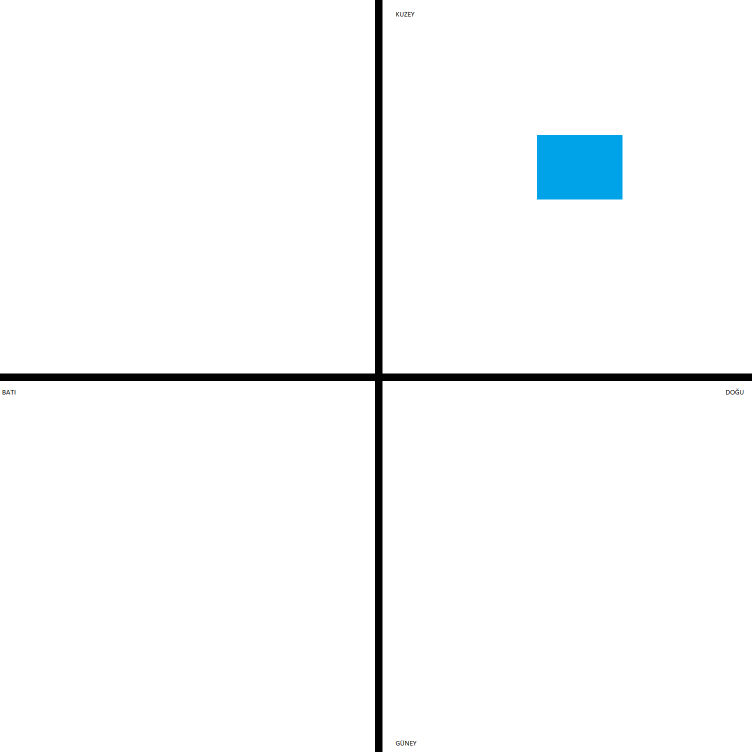
#> input picture CAS/cas3/location.png, 1503 x 1503 px, found by its file name (shown at 1/2 size)
$ python location.py
#> lines starting #> are read from the running program, lines starting #| are printed output that depends on the picture; after the words box and inside, x2 and y2 are one past the last pixel; in counts of white or black regions, pixels touching at a corner belong together
import cv2
import numpy as np
import matplotlib.pyplot as plt


img = cv2.imread("CAS/cas3/location.png")
#> img is the input picture: shape (1503, 1503, 3); mean B, G, R 249.7, 249, 247.4
#IMREAD_COLOR -> 1(COLOR),0(GREY),-1(UNCHANGED)
img = cv2.resize(img,(0,0),fx=0.5,fy=0.5)
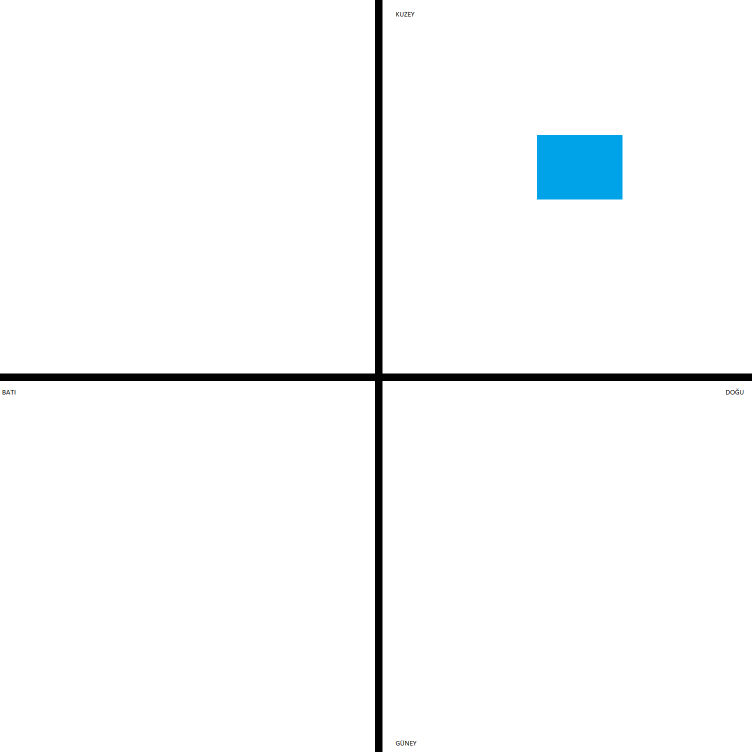
#> img: shape (752, 752, 3); mean B, G, R 249.7, 249, 247.4

gray = cv2.cvtColor(img, cv2.COLOR_BGR2GRAY)

ret1,thresholded = cv2.threshold(gray,250,255,cv2.THRESH_BINARY)
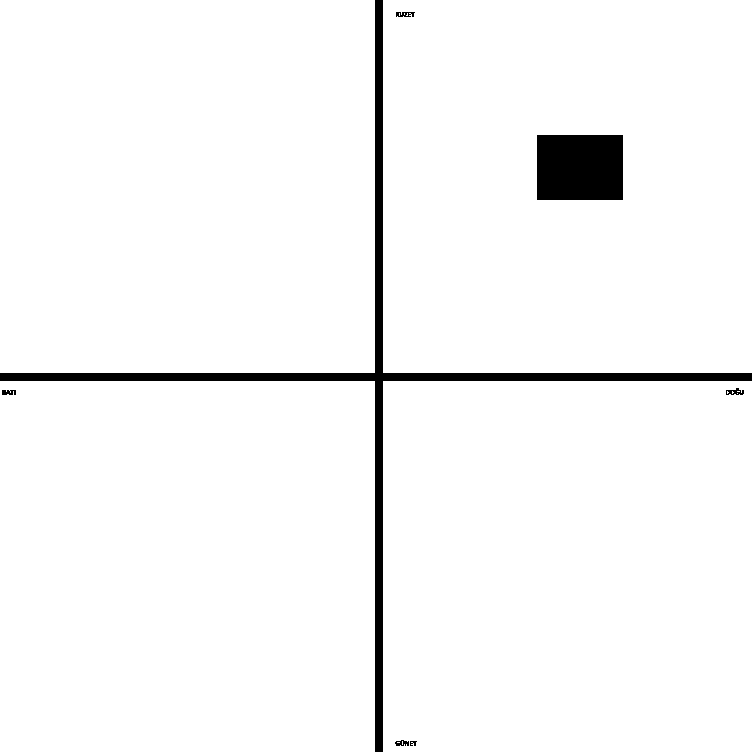
#> thresholded: shape (752, 752); 96.8% white; 7 black regions, largest, box (x1, y1, x2, y2) and area: (0, 0, 752, 752) 11968, (537, 135, 623, 200) 5590, (726, 388, 744, 395) 75


edged = cv2.Canny(thresholded,50,200)
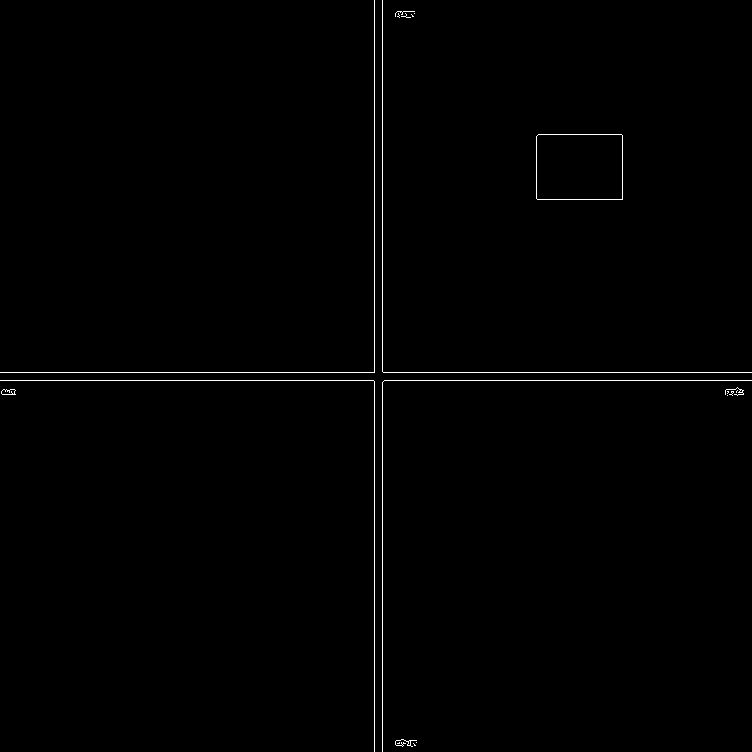
#> edged: shape (752, 752); 0.62% white in thin lines or dots
contours,hierarchy = cv2.findContours(edged,cv2.RETR_TREE,cv2.CHAIN_APPROX_SIMPLE)#Syntax: cv2.findContours(src, contour_retrieval, contours_approximation)
#> contours = 26 contours, 22 with area under 20; largest, box (x1, y1, x2, y2) and area: (536, 134, 623, 200) 5587, (536, 134, 623, 200) 5586, (1, 389, 16, 395) 60, (1, 389, 16, 395) 57
"""
src: input image n-dimensional (but for in our example we are going to use 2 dimensional image which is
mostly preferred.)
contour_retrieval:
cv.RETR_EXTERNAL:retrieves only the extreme outer contours
cv.RETR_LIST:retrieves all of the contours without establishing any hierarchical relationships.
cv.RETR_TREE:retrieves all of the contours and reconstructs a full hierarchy of nested contours.
contours_approximation:
cv.CHAIN_APPROX_NONE: It will store all the boundary points.
cv.CHAIN_APPROX_SIMPLE: It will store number of end points(eg.In case of rectangle it will store 4)
Return value: list of contour points
"""
print("number of counters" ,len(contours))
#| number of counters 26


i = 0
# list for storing names of shapes
for contour in contours:

    # here we are ignoring first counter because
    # findcontour function detects whole image as shape
    if i == 0:
        i = 1
        continue

      # cv2.approxPloyDP() function to approximate the shape
    approx = cv2.approxPolyDP(
        contour, 0.01 * cv2.arcLength(contour, True), True)

    cv2.drawContours(img,[contour],-1,(0,0,255),5)#-1 all of them

  # finding center point of shape
    M = cv2.moments(contour)#momentum
    if M['m00'] != 0.0:#m00 ağırlığı temsil eder
        x = int(M['m10']/M['m00'])#x koordinatlarının momenti/alan = x koordianatlarının ağırlığı
        y = int(M['m01']/M['m00'])

    if len(approx) == 4:
        cv2.putText(img, 'Quadrilateral', (x, y),
                    cv2.FONT_HERSHEY_SIMPLEX, 0.6, (255, 255, 255), 2)
#> this loop made 26 passes
#> (approx, x, y) on passes 3, 5, 9, 18, 19, 20, 26: ([[399, 742], [398, 743], [397, 743], [399, 743]], 398, 742), ([[401, 745], [402, 744], [403, 745], [402, 746]], 402, 745), ([[731, 392], [732, 391], [733, 392], [732, 393]], 732, 392), ([[536, 136], [537, 199], [622, 199], [621, 134]], 579, 166), ([[536, 136], [621, 134], [622, 198], [537, 199]], 579, 166), ([[411, 14], [412, 15], [412, 16], [413, 16]], 412, 15), ([[374, 0], [373, 372], [0, 372], [374, 372]], 373, 371)
#> (x, y) on passes 4, 6, 8, 10, 12, 13: (407, 742), (408, 742), (732, 391), (727, 391), (7, 391), (7, 391)
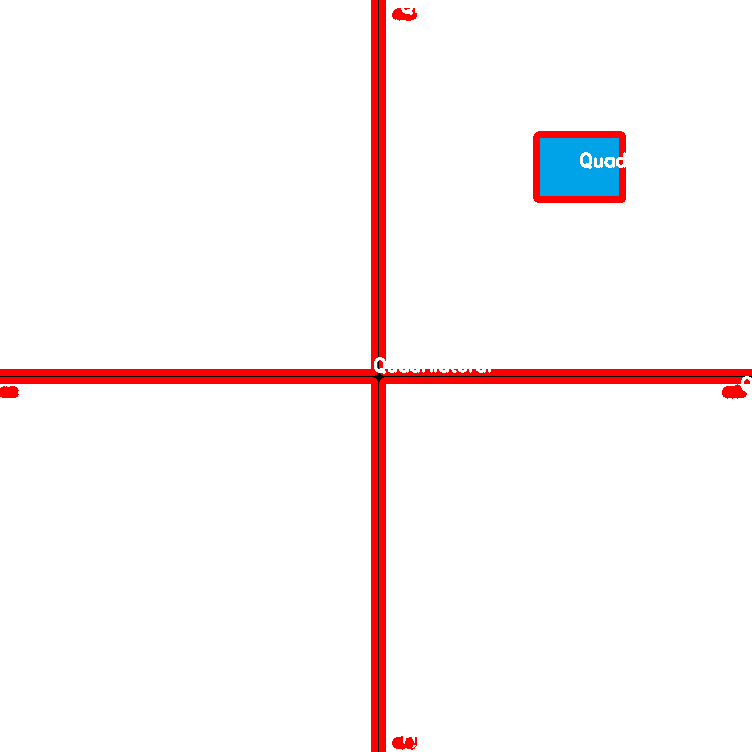
#> img: shape (752, 752, 3); 4.21% of pixels changed, all inside (x1, y1, x2, y2) = (0, 0, 752, 752)
#> after the loop, i = 1

"""
Syntax: cv.DrawContours(src, contour, contourIndex, colour, thickness)

Parameters:

src: n dimensional image
contour: contour points it can be list.
contourIndex:
-1:draw all the contours
To draw individual contour we can pass here index value
color:color values
thickness: size of outline
"""

cv2.imshow("image",img)
cv2.waitKey(0)
cv2.destroyAllWindows()

$ run again, with CAS/cas3/answer2.png copied over CAS/cas3/location.png
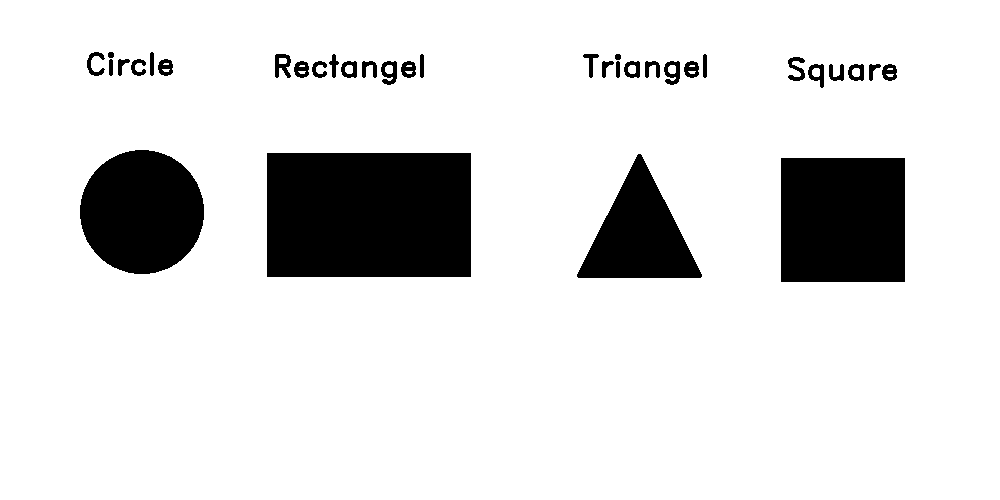
#> input picture CAS/cas3/answer2.png, 1000 x 500 px, found by its file name
#> img is the input picture: shape (500, 1000, 3); 86.9% white; 35 black regions, largest, box (x1, y1, x2, y2) and area: (267, 153, 471, 277) 25296, (781, 158, 905, 282) 15376, (80, 150, 204, 274) 12062
#> thresholded: shape (250, 500); 86.4% white; 29 black regions, largest, box (x1, y1, x2, y2) and area: (133, 76, 236, 139) 6489, (390, 79, 453, 141) 3906, (40, 75, 102, 137) 3077
#> `edged = cv2.Canny(thresholded,50,200)`:
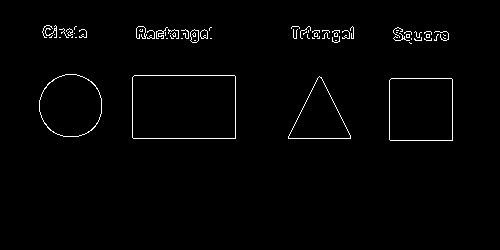
#> edged: shape (250, 500); 1.5% white in thin lines or dots, all inside (x1, y1, x2, y2) = (39, 25, 453, 141)
#> contours = 83 contours, 71 with area under 20; largest, box (x1, y1, x2, y2) and area: (132, 75, 236, 139) 6486, (132, 75, 236, 139) 6486, (389, 78, 453, 141) 3903, (389, 78, 453, 141) 3902, (39, 74, 102, 137) 3086
#| number of counters 83
#> the loop `for contour in contours:` made 83 passes
#> (approx, x, y) on passes 2, 3, 4, 5, 6, 18, 23: ([[389, 80], [451, 78], [452, 139], [390, 140]], 420, 109), ([[321, 77], [317, 78], [288, 138], [350, 138]], 319, 116), ([[319, 76], [350, 135], [349, 138], [288, 137]], 319, 116), ([[132, 77], [133, 138], [235, 138], [234, 75]], 183, 106), ([[132, 77], [234, 75], [235, 137], [133, 138]], 183, 106), ([[312, 37], [312, 38], [314, 38], [313, 38]], 312, 37), ([[72, 36], [71, 37], [72, 37]], 71, 36)
#> after the loop `for contour in contours:`:
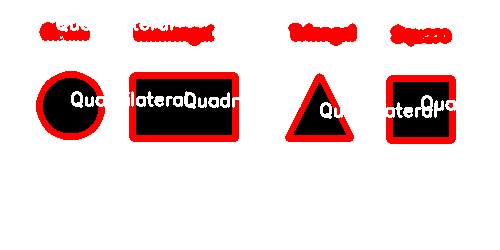
#> img: shape (250, 500, 3); mean B, G, R 212.4, 212.4, 233.1
#> after the loop `for contour in contours:`: i = 1

$ run again, with CAS/cas3/answer3.png copied over CAS/cas3/location.png
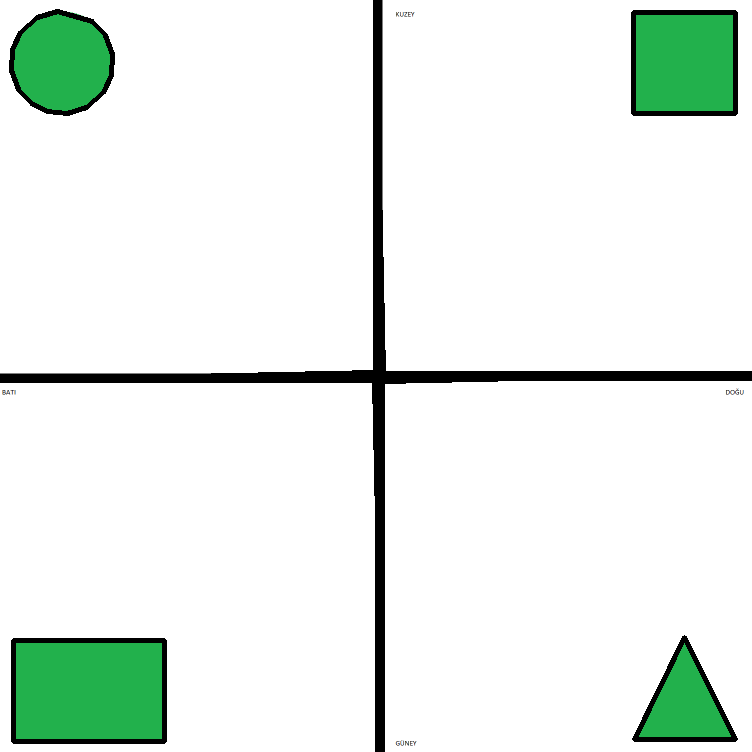
#> input picture CAS/cas3/answer3.png, 752 x 752 px, found by its file name
#> img is the input picture: shape (752, 752, 3); mean B, G, R 233.4, 239.7, 230.8
#> thresholded: shape (376, 376); 89% white; 9 black regions, largest, box (x1, y1, x2, y2) and area: (0, 0, 376, 376) 4611, (5, 319, 84, 372) 4183, (315, 5, 369, 58) 2860
#> `edged = cv2.Canny(thresholded,50,200)`:
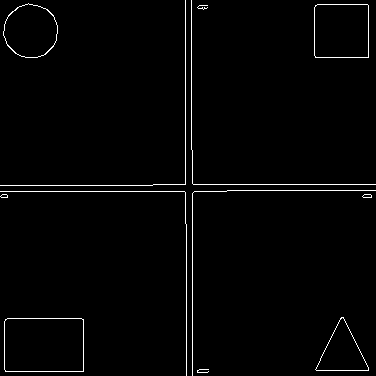
#> edged: shape (376, 376); 1.7% white in thin lines or dots
#> contours = 18 contours, 8 with area under 20; largest, box (x1, y1, x2, y2) and area: (4, 318, 84, 372) 4180, (4, 318, 84, 372) 4178, (314, 4, 369, 58) 2856, (314, 4, 369, 58) 2854, (3, 3, 58, 58) 2255
#| number of counters 18
#> the loop `for contour in contours:` made 18 passes
#> (approx, x, y) on passes 2, 4, 5, 13, 18: ([[5, 319], [5, 371], [83, 371], [83, 319]], 43, 344), ([[341, 317], [315, 369], [368, 370]], 341, 351), ([[342, 317], [368, 369], [316, 370]], 341, 351), ([[315, 5], [315, 57], [368, 57], [367, 4]], 341, 30), ([[185, 0], [185, 183], [0, 185], [185, 184]], 184, 183)
#> after the loop `for contour in contours:`:
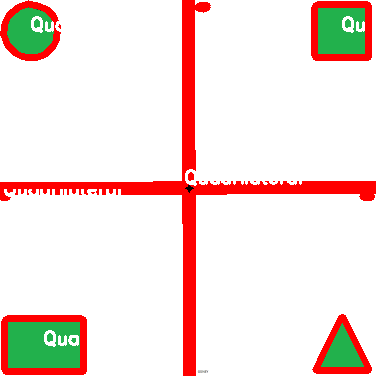
#> img: shape (376, 376, 3); mean B, G, R 219, 224.3, 243.2
#> after the loop `for contour in contours:`: i = 1
